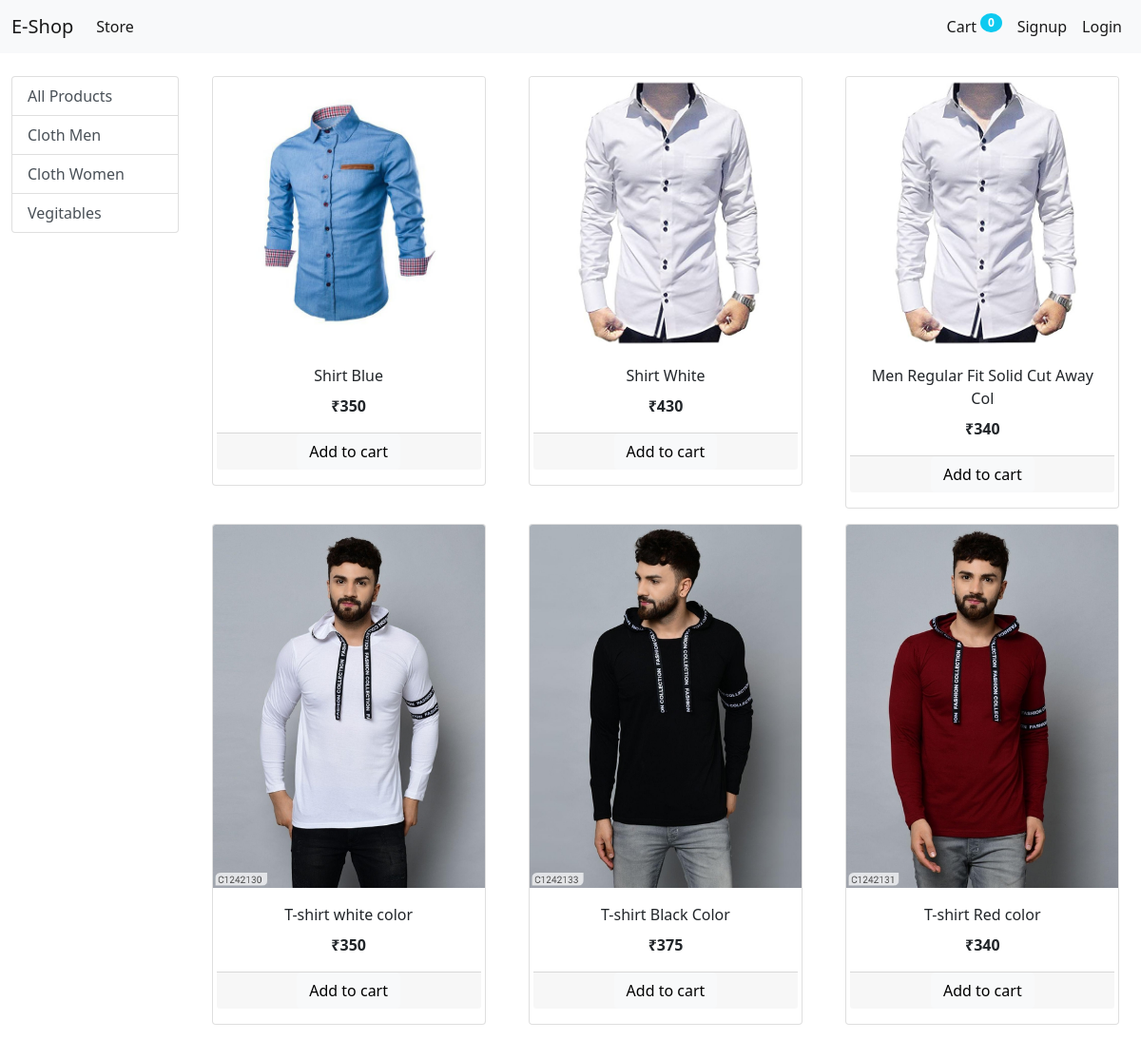
/?category=1, run on the app's committed database.
### store/models/category.py (models this page shows, shortened)
class Category(models.Model):
    name = models.CharField(max_length=20)
    @staticmethod
    def get_all_categories():
        return Category.objects.all()

### store/models/product.py (models this page shows, shortened)
class Product(models.Model):
    name = models.CharField(max_length=50)
    price = models.IntegerField(default=0)
    category = models.ForeignKey(Category, on_delete=models.CASCADE, default=1)
    description = models.CharField(max_length=200, default='', null=True, blank=True)
    image = models.ImageField(upload_to='product_img/')
    @staticmethod
    def get_product_by_categoryid(category_id):
        if category_id:
            return Product.objects.filter(category=category_id)
        else:
            return Product.get_all_product()
    def __str__(self):
        return self.name

### store/views/home.py (the view, shortened to what this page needs)
# urls.py: path('', Index.as_view(), name ='homepage'),
class Index(View):
    def get(self, request):
        cart = request.session.get('cart')
        if not cart:
            request.session['cart'] = {}
        products = None
        categories = Category.get_all_categories()
        categoryID = request.GET.get('category')
        if categoryID:
            products = Product.get_product_by_categoryid(categoryID)
        else:
            products = Product.get_all_product()
        data = {}
        data['products'] = products
        data['categories'] = categories
        print(request.session.get('customer_email'))
        return render(request, 'index.html', data)

### store/templatetags/cart.py (called while the page is built)
@register.filter(name = "is_in_cart")
def is_in_cart(product, cart):
    keys = cart.keys()
    for id in keys:
        if int(id) == product.id:
            return True
            print(type(id))
    print(product, cart)
    return False

### store/templatetags/custom_filter.py (called while the page is built)
@register.filter(name="currency")
def currency(number):
    return "₹" + str(number)

### store/templates/index.html (shortened to what this page needs)
{% extends 'base.html' %}
{% block content %}
{% load cart %}
{% load custom_filter %}
<div class="container-fluid mt-4">
  <div class="row justify-content-center">
    <div class="col-lg-2">
      <div class="list-group">
        <a href="/" class="list-group-item list-group-item-action" aria-current="true">
          All Products
        </a>
        {% for category in categories %}
        <a href="/?category={{category.id}}" class="list-group-item list-group-item-action" aria-current="true">
          {{category.name}}
        </a>
        {% endfor %}
      </div>
    </div>
    <div id="products" class="col-lg-10">
      <div class="row text-center">
        {% for product in products %}
        <div class="col-md-4">
          <div id="{{product.id}}" class="card mb-3 mx-auto" style="width: 18rem;">
            <img src="{{product.image.url}}" class="card-img-top" alt="...">
            <div class="card-body">
              <p class="card-title">{{product.name}}</p>
              <p class="card-text"><b>{{product.price|currency}}</b></p>
              <div class="card-footer p-0 row no-gutters">
                {% if product|is_in_cart:request.session.cart %}
                <form class="col-2" action="/#{{product.id}}" method="post">
                  {% csrf_token %}
                  <input type="text" hidden name="product" value="{{product.id}}">
                  <input type="text" hidden name="remove" value="True">
                  <input class="btn btn-block btn-secondary" type="submit" value="-">
                </form>
                <div class="text-center col">{{product|cart_quantity:request.session.cart}} in cart
                </div>
                <form class="col-2" action="/#{{product.id}}" method="post">
                  {% csrf_token %}
                  <input type="text" hidden name="product" value="{{product.id}}">
                  <input class="btn btn-block btn-secondary" type="submit" value="+">
                </form>
                {% else %}
                <form action="/#{{product.id}}" method="POST">
                  <input type="submit" class="btn btn-light btn-small" value="Add to cart">
                </form>
                {% endif %}
              </div>
            </div>
          </div>
        </div>
        {% endfor %}
      </div>
    </div>
  </div>
</div>
{% endblock %}

### data on the page
Category: name "Cloth Men"
Category: name "Cloth Women"
Category: name "Vegitables"
Product: {{ product.id }} 1 (drawn), image (picture), name "Shirt Blue", price "₹350"
Product: image (picture), name "Shirt White", price "₹430"
Product: image (picture), name "Men Regular Fit Solid Cut Away Col", price "₹340"
Product: image (picture), name "T-shirt white color", price "₹350"
Product: image (picture), name "T-shirt Black Color", price "₹375"
Product: image (picture), name "T-shirt Red color", price "₹340"

### other printed values
{{ request.session.cart.keys|length }} "0"
